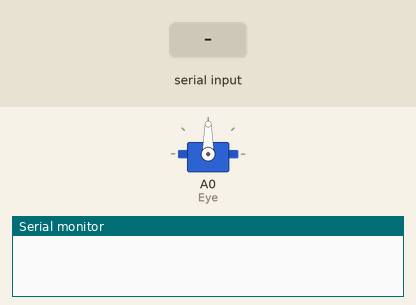
Recording of a sketch running on a simulated Arduino Uno, built with avr-gcc and run on an emulated ATmega328P. Shown: servo, the last lines printed to the serial monitor. The inputs (shaded band) are chosen by the test bench.

Above: at 1.2 s.
1.3 s: "30,150\n" received over Serial
At 3.2 s:
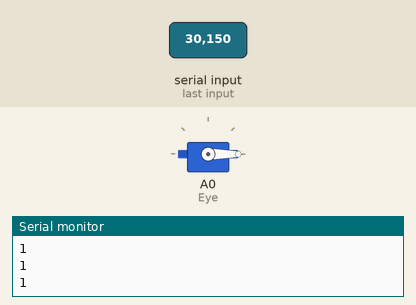
4.0 s: "90,45\n" received over Serial
At 4.4 s:
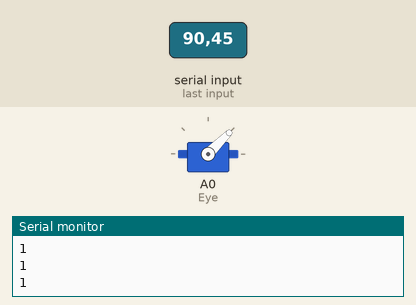
6.7 s: "200\n" received over Serial
At 7.5 s:
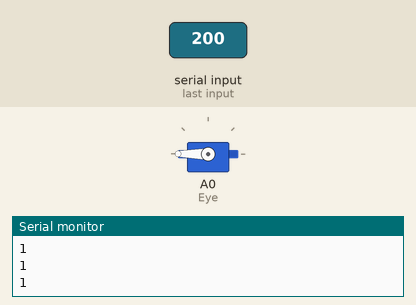
Timing chart, 0 to 9.7 s (numbered marks = the images above; inputs shaded):
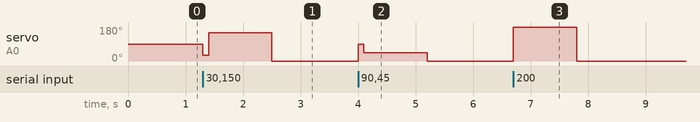

The sketch:

Main.ino
```cpp
#include <Servo.h>
//Eye, Horizontal, Vertical. Just wire the the servos on each eye together! Vertical R and L on the same pin! (just make sure the 0's are the same)
Servo Eye;
int Val = 0; // curent servo val. 50 is middle (check for all of them)
void setup() {
  // put your setup code here, to run once:
  Serial.begin(115200); //make serial run on baud 115200
  Eye.attach(A0); //attach the servo to pin A0
}

void loop() {
  // put your main code here, to run repeatedly:
  if (Serial.available() > 0) { //if we have new serial data, run the code in if statement
    int Val = Serial.parseInt(); //val is = to the new serial data parsed as an int.
    Eye.write(Val); //write the new val to the servo
    delay(100); //wait 100ms
    Serial.println(1); // say we are done working
  }
}
```

Measured:
- after the input at 1.3 s, servo on A0 (Eye): 90° → 30° at once, → 150° 0.10 s later, → 0° 1.1 s later
- after the input at 4.0 s, servo on A0 (Eye): 0° → 90° at once, → 45° 0.10 s later, → 0° 1.1 s later
- after the input at 6.7 s, servo on A0 (Eye): 0° → 180° at once, → 0° 1.1 s later
